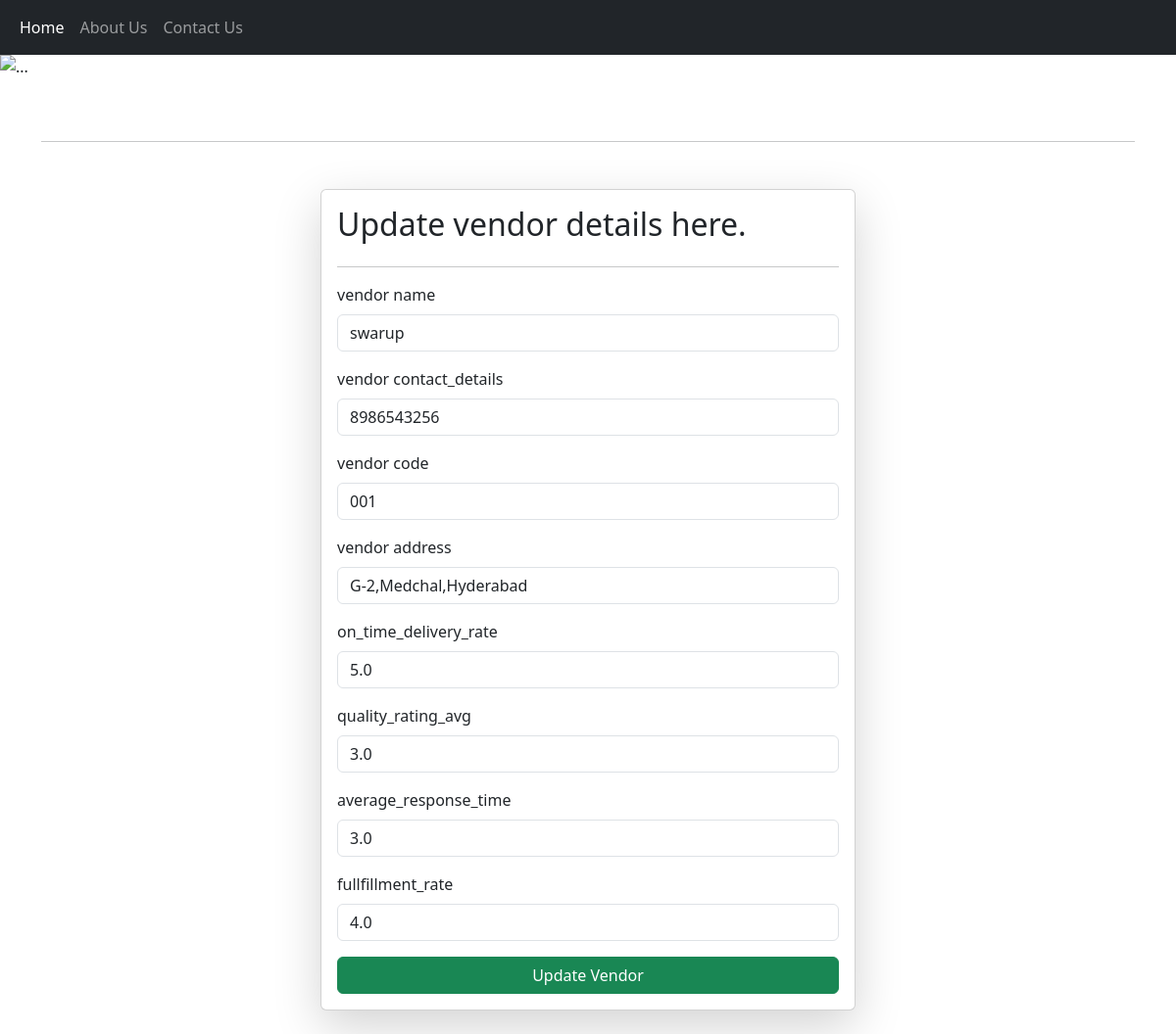
The page /update-vendor/1/ on the database its author committed.
### Vendor_app/models.py (models this page shows, shortened)
class Vendor(models.Model):
    name = models.CharField(max_length=255)
    contact_details = models.TextField()
    address = models.TextField()
    vendor_code = models.CharField(max_length=20, unique=True)
    on_time_delivery_rate = models.FloatField(null=True, blank=True)
    quality_rating_avg = models.FloatField(null=True, blank=True)
    average_response_time = models.FloatField(null=True, blank=True)
    fulfillment_rate = models.FloatField(null=True, blank=True)

### Vendor_app/views.py (the view, shortened to what this page needs)
# urls.py: path('update-vendor/<id>/',update_vendor,name='update_vendor'),
def update_vendor(request, id):
  queryset= Vendor.objects.get(id=id)
  context={'vendors': queryset}
  return render(request,'update_vendors.html', context)

### Vendor_app/templates/update_vendors.html (shortened to what this page needs)
<!DOCTYPE html>
<html lang="en">
<head>
    <link href="https://cdn.jsdelivr.net/npm/bootstrap@5.3.2/dist/css/bootstrap.min.css" rel="stylesheet">
</head>
<body>
    <nav class="navbar navbar-expand-lg navbar-dark bg-dark">
      <div class="container-fluid">
        <div class="collapse navbar-collapse" id="navbarSupportedContent">
          <cl class="navbar-nav me-auto mb-2 mb-lg-0">
            <li class="nav-item">
              <a class="nav-link active" aria-current="page" href="/">Home</a>
            </li>
            <li class="nav-item">
              <a class="nav-link" href="/about">About Us</a>
            </li>
            <li class="nav-item">
              <a class="nav-link" href="/contact">Contact Us</a>
            </li>
          </cl>
        </div>
      </div>
    </nav>
    <div class="container-fluid px-0 mb-3" >
      <img src="https://source.unsplash.com/2000x400/?Office" class="d-block w-100" alt="...">
    </div>
   <form class="mb-4">
    <div class="container mt-5">
   </form>
    <hr>
     <div class="container mt-5">
  <form class="col-6 mx-auto card p-3 shadow-lg" method="post" enctype="multipart/form-data">
      <h2>Update vendor details here.</h2>
      <hr>
      <div class="mb-3">
        <label for="exampleInputEmail1" class="form-label">vendor name</label>
        <input name="name" value="{{vendors.name}}" type="text" class="form-control" required>
      </div>
      <div class="mb-3">
        <label for="exampleInputEmail1" class="form-label">vendor contact_details</label>
        <input name="contact_details" value="{{vendors.contact_details}}" type="text" class="form-control" required>
      </div>
      <div class="mb-3">
        <label for="exampleInputEmail1" class="form-label">vendor code</label>
        <input name="vendor_code" value="{{vendors.vendor_code}}" type="text" class="form-control" required>
      </div>
      <div class="mb-3">
        <label for="exampleInputEmail1" class="form-label">vendor address</label>
        <input name="address" value="{{vendors.address}}" type="text" class="form-control" required>
      </div>
      <div class="mb-3">
        <label for="exampleInputEmail1" class="form-label">on_time_delivery_rate</label>
        <input name="on_time_delivery_rate" value="{{vendors.on_time_delivery_rate}}" type="number" class="form-control" required>
      </div>
      <div class="mb-3">
        <label for="exampleInputEmail1" class="form-label">quality_rating_avg</label>
        <input name="quality_rating_avg" value="{{vendors.quality_rating_avg}}" type="number" class="form-control" required>
      </div>
      <div class="mb-3">
        <label for="exampleInputEmail1" class="form-label">average_response_time</label>
        <input name="average_response_time" value="{{vendors.average_response_time}}" type="number" class="form-control" required>
      </div>
      <div class="mb-3">
        <label for="exampleInputEmail1" class="form-label">fullfillment_rate</label>
        <input name="fullfillment_rate" value="{{vendors.fulfillment_rate}}" type="number" class="form-control" required>
      </div>
      <button type="submit" class="btn btn-success">Update Vendor</button>
      </form>

### rows shown on the page
Vendor: name "swarup", contact_details "8986543256", vendor_code "001", address "G-2,Medchal,Hyderabad", on_time_delivery_rate "5.0", quality_rating_avg "3.0", average_response_time "3.0", fullfillment_rate "4.0"
